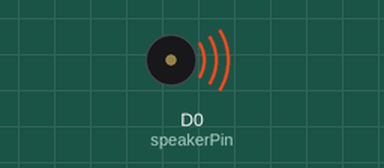
This sketch was run on a simulated ESP8266 (NodeMCU). Parts: buzzer (waves = sounding).

Above: at 0.1 s.
At 2.2 s:
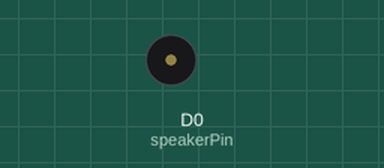
Timing chart, 0 to 3.7 s (numbered marks = the images above):
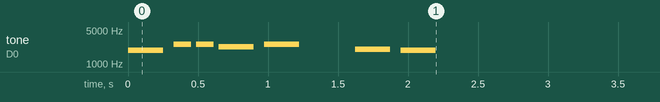

The sketch:

MakeASound.ino
```cpp
int speakerPin = D0;

// create an array for the notes in the melody:
int melody[] = {1908,2551,2551,2273,2551,0,2024,1908}; //C4,G3,G3,A3,G3,0,B3,C4

// note durations: 4 = quarter note, 8 = eighth note, etc.:
int noteDurations[] = {4,8,8,4,4,4,4,4 };

void setup() {

  pinMode( speakerPin, OUTPUT );
  playNotes();
}

void loop()
{

}

void playNotes()
{
    // iterate over the notes of the melody:
    for (int thisNote = 0; thisNote < 8; thisNote++) {

      // to calculate the note duration, take one second
      // divided by the note type.
      //e.g. quarter note = 1000 / 4, eighth note = 1000/8, etc.
      int noteDuration = 1000/noteDurations[thisNote];
      tone(speakerPin, melody[thisNote],noteDuration);

      // to distinguish the notes, set a minimum time between them.
      // the note's duration + 30% seems to work well:
      int pauseBetweenNotes = noteDuration * 1.30;
      delay(pauseBetweenNotes);
      // stop the tone playing:
      noTone(speakerPin);
    }
}
```
